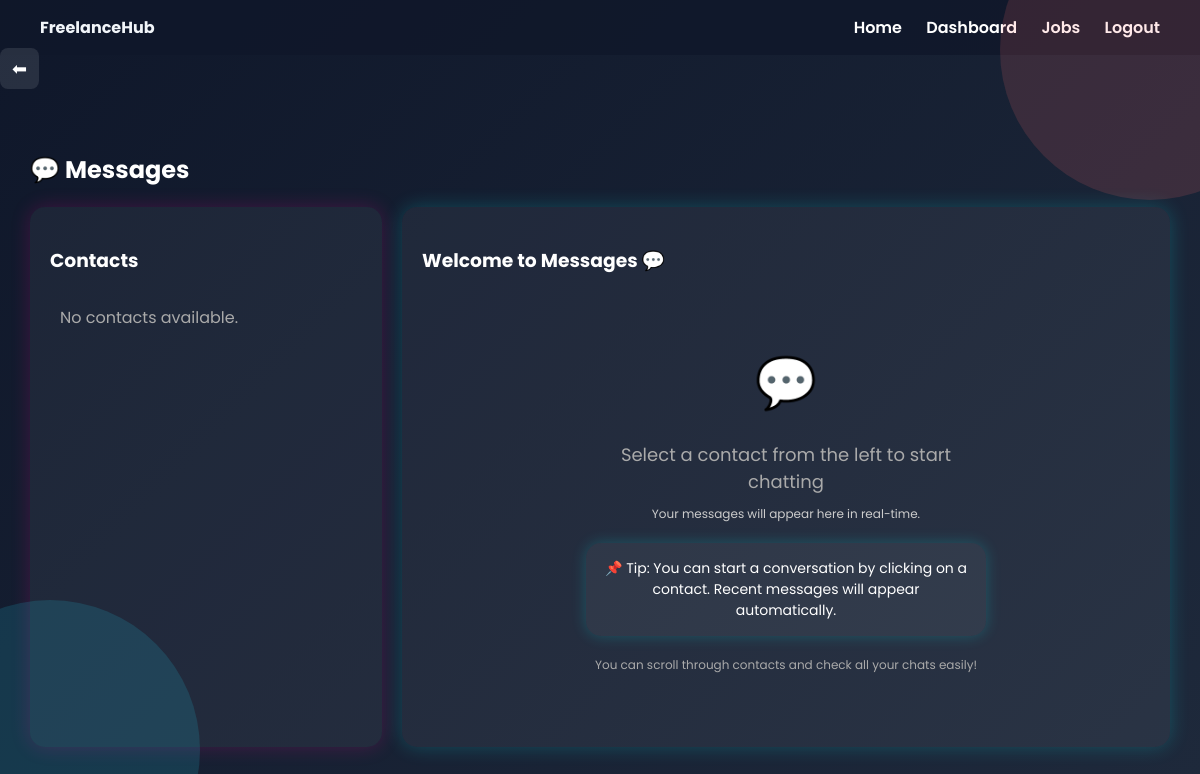
The app's page /dashboard/messages/ (signed in), older data.
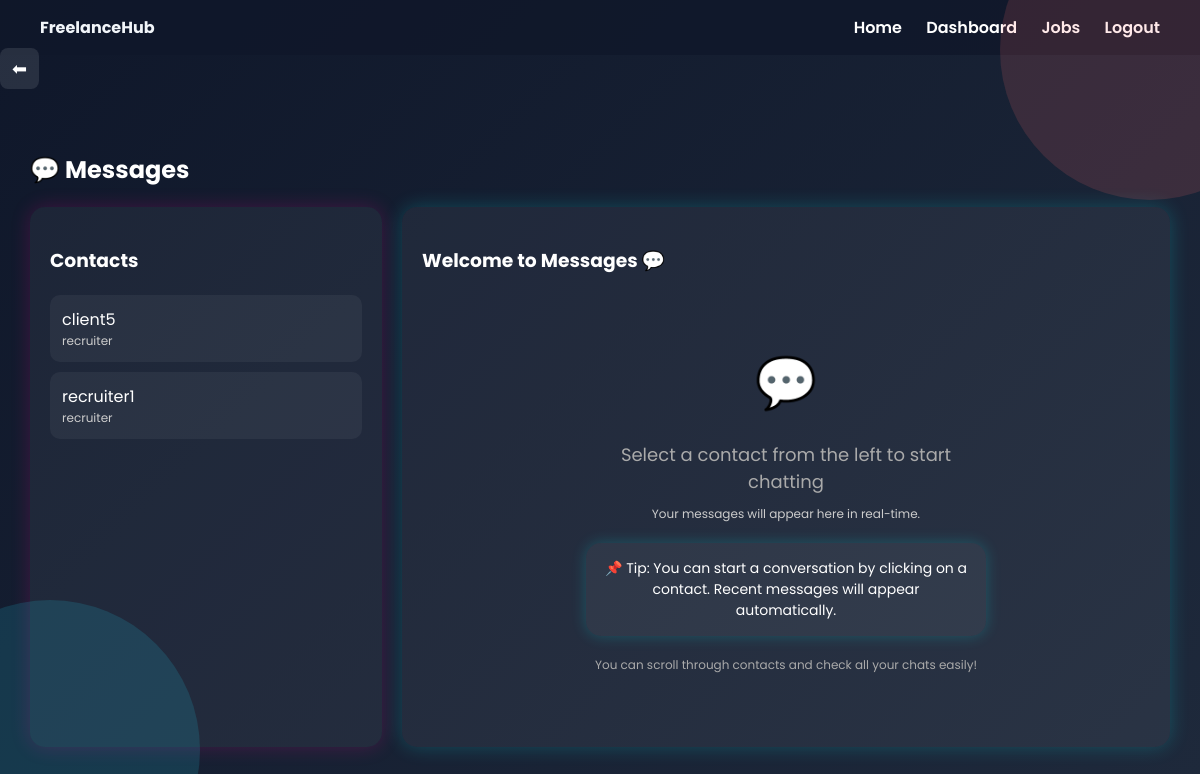
The same page, newer data.
### accounts/models.py (models this page shows, shortened)
class UserProfile(models.Model):
    ROLE_CHOICES = (
        ('recruiter', 'Recruiter'),
        ('freelancer', 'Freelancer'),
    )
    user = models.OneToOneField(User, on_delete=models.CASCADE)
    role = models.CharField(max_length=20, choices=ROLE_CHOICES)

### accounts/views.py (the view, shortened to what this page needs)
# urls.py: path('dashboard/messages/', views.messages_view, name='messages'),
@login_required
def messages_view(request):
    user = request.user
    if hasattr(user, 'userprofile'):
        role = user.userprofile.role
    else:
        role = 'freelancer'  # default if missing
    if role == 'freelancer':
        contacts = UserProfile.objects.filter(role='recruiter')
    else:
        contacts = UserProfile.objects.filter(role='freelancer')
    selected_contact_id = request.GET.get('contact')
    selected_contact = None
    messages = []
    if selected_contact_id:
        selected_contact = User.objects.get(id=selected_contact_id)
        messages = Message.objects.filter(
            sender__in=[user, selected_contact],
            receiver__in=[user, selected_contact]
        ).order_by('timestamp')
    return render(request, 'accounts/messages.html', {
        'contacts': contacts,
        'selected_contact': selected_contact,
        'messages': messages
    })

### accounts/templates/accounts/messages.html (shortened to what the changed rows need)
{% extends "accounts/dashboard.html" %}
{% block content %}
<div style="padding:30px; color:white;">
    <h2 style="margin-bottom:20px;">💬 Messages</h2>
    <div style="display:flex; gap:20px;">
        <div style="
            width:30%;
            background:rgba(255,255,255,0.05);
            padding:20px;
            border-radius:15px;
            box-shadow:0 0 20px rgba(255,0,150,0.2);
            max-height: 500px;
            overflow-y: auto;
        ">
            <div style="margin-top:20px;">
                {% for contact in contacts %}
                    <a href="?contact={{ contact.user.id }}" style="text-decoration:none;">
                        <div style="
                            padding:12px;
                            border-radius:10px;
                            margin-bottom:10px;
                            background: {% if selected_contact and selected_contact.id == contact.user.id %}rgba(0,255,255,0.3){% else %}rgba(255,255,255,0.05){% endif %};
                            color:white;
                            cursor:pointer;
                        ">
                            {{ contact.user.username }}
                            <div style="font-size:12px; color:#ccc;">
                                {{ contact.role }}
                            </div>
                        </div>
                    </a>
                {% empty %}
                    <div style="color:#aaa; padding:10px;">No contacts available.</div>
                {% endfor %}
            </div>
        </div>
    </div>
</div>
{% endblock %}

Row changes from the older to the newer data that the page shows:
added UserProfile: user.username "client5", role "recruiter"
added UserProfile: user.username "recruiter1", role "recruiter"
Text that changed along with them:
text no longer shown: "No contacts available."
